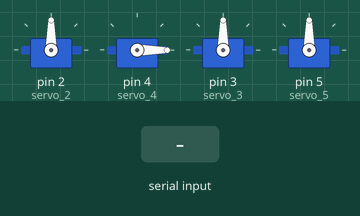
A sketch run on a simulated Arduino Uno, built with avr-gcc and run on an emulated ATmega328P. On the bench: 4 × servo. The test bench sets the inputs (shaded band).

Above: at 1.5 s.
1.6 s: ",\n" received over Serial
At 2.9 s:
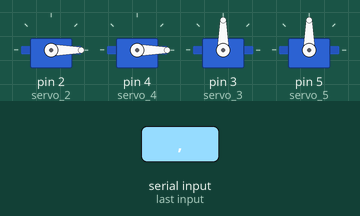
4.6 s: "90,45\n" received over Serial
At 5.5 s:
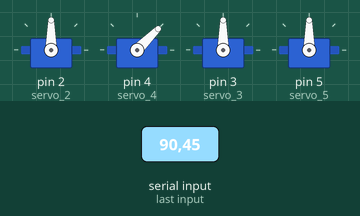
7.6 s: "30,150\n" received over Serial
At 9.1 s:
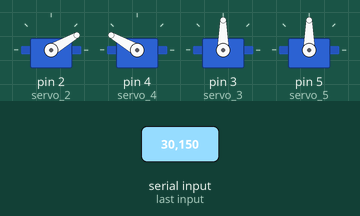
10.6 s: "200\n" received over Serial
At 11.5 s:
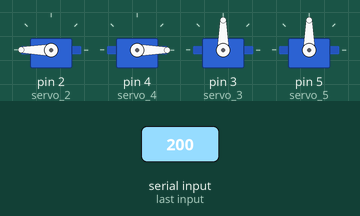
13.6 s: "90\n" received over Serial
At 16.6 s:
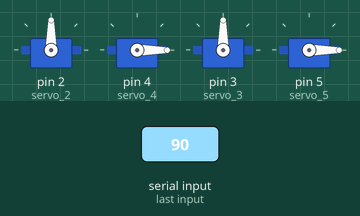
Timing chart, 0 to 17.6 s (numbered marks = the images above; inputs shaded):
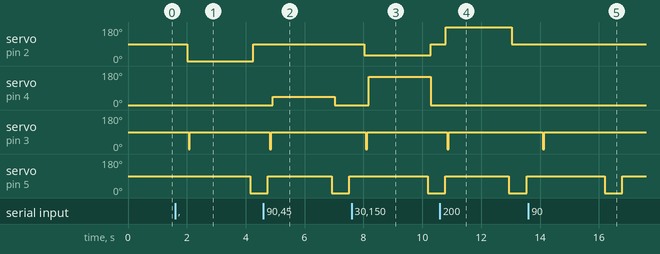

Measured:
- after the input at 1.6 s, servo on pin 2 (servo_2): 90° → 0° after 0.41 s, → 90° 2.3 s later; servo on pin 3 (servo_3): 90° → 0° after 0.46 s, → 90° 0.05 s later; servo on pin 5 (servo_5): 90° → 0° after 2.6 s
- after the input at 4.6 s, servo on pin 4 (servo_4): 0° → 45° after 0.32 s, → 0° 2.1 s later; servo on pin 3 (servo_3): 90° → 0° after 0.22 s, → 90° 0.05 s later
- after the input at 7.6 s, servo on pin 2 (servo_2): 90° → 30° after 0.43 s, → 90° 2.3 s later; servo on pin 4 (servo_4): 0° → 150° after 0.58 s, → 0° 2.1 s later; servo on pin 3 (servo_3): 90° → 0° after 0.48 s, → 90° 0.05 s later; servo on pin 5 (servo_5): 90° → 0° after 2.6 s
- after the input at 10.6 s, servo on pin 2 (servo_2): 90° → 180° after 0.19 s, → 90° 2.3 s later; servo on pin 3 (servo_3): 90° → 0° after 0.24 s, → 90° 0.05 s later
- after the input at 13.6 s, servo on pin 3 (servo_3): 90° → 0° after 0.50 s, → 90° 0.05 s later; servo on pin 5 (servo_5): 90° → 0° after 2.6 s, → 90° 0.60 s later

The sketch:

servo_run.ino
```cpp
#include<Servo.h>

Servo servo_2;
Servo servo_3;
Servo servo_4;
Servo servo_5;
String temp = "";
int angle[2] = {0}, mark = 0;

void setup(){
  Serial.begin(9600);
  servo_2.attach(2);
  servo_4.attach(4);
  servo_3.attach(3);
  servo_5.attach(5);
}

void loop(){
  reset();
  int j = 0;
  while (Serial.available() > 0){
    temp+= char(Serial.read());
    delay(2);
    mark = 1;
    }
  temp.replace("\n","") ;
  if(mark == 1) {
//Serial.println(temp);
//Serial.println(temp.length());
    for(int i=0;i<temp.length();i++){
      if(temp[i]==',' ){
        j++;
        }
      else{
        angle[j]=angle[j]*10+(temp[i]-'0');}
    }
    mark=0;
    temp=String("");

    servo_2.write(angle[0]);
    delay(50);
    base();
    servo_4.write(angle[1]);
    delay(2000);
    servo_5.write(0);
    delay(100);
    angle[0]=0;
    angle[1]=0;
}
}


void reset(){
  servo_2.write(90);
  servo_4.write(0);
  delay(500);
  servo_5.write(90);
}

void base(){
  servo_3.write(0);
  delay(50);
  servo_3.write(90);
  delay(50);
}
```
